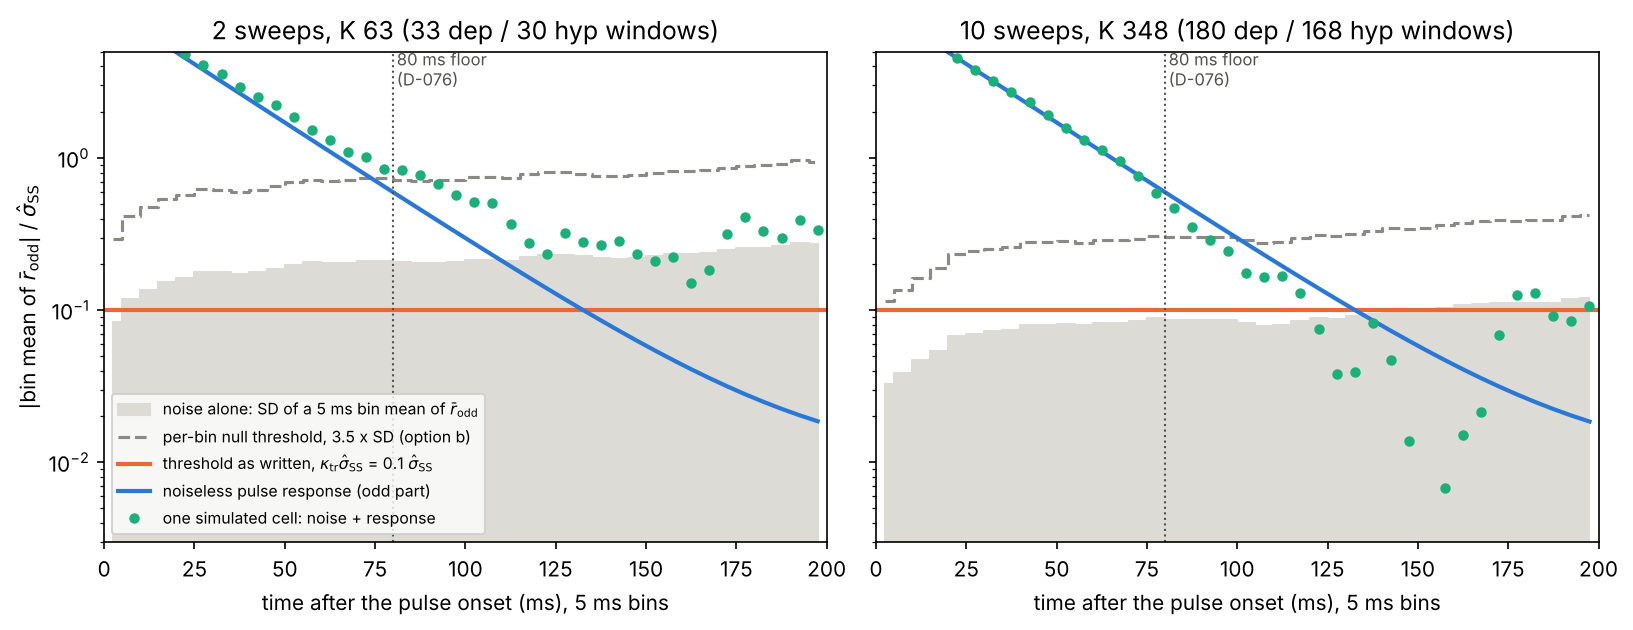

This figure's Python source:
"""fig_transient_floor.py -- PLOTTED: the transient test's statistic against its
threshold, on simulated cells (pipeline functions via check_findings_2026-10-23).

For the archive's layouts "2 sweeps, K 63" and "10 sweeps, K 348", theta_cf,
sigma_b = 0.1 mV/s: the 5 ms bin means of r_odd(t) (noise_windows.transient_start)
for noise alone, over N_NULL cells -> the per-bin SD of the bin mean (the
statistic's noise floor); one cell with the RC pulse response (113 MOhm,
28.1 ms, +/-200 pA x 0.5 ms) added; the noiseless response's odd part; the
threshold of D-051 (iv), kappa_tr sigma_SS (0.1 sigma_SS), and the per-bin
simulated-null threshold 3.5 x SD (check D of 2026-10-23). Everything in units
of the cell's sigma_SS (median pre-pulse SD).

Run:  python fig_transient_floor.py    (about 2 min)  ->  fig_transient_floor.png
"""
import importlib.util
import time
from pathlib import Path

import numpy as np

HERE = Path(__file__).resolve().parent
spec = importlib.util.spec_from_file_location("chk", HERE / "check_findings_2026-10-23.py")
chk = importlib.util.module_from_spec(spec)
spec.loader.exec_module(chk)
import matplotlib  # noqa: E402

matplotlib.use("Agg")
import matplotlib.pyplot as plt  # noqa: E402

CFG = dict(seed=20261031, layouts=("2 sweeps, K 63", "10 sweeps, K 348"), n_null=(200, 120), sigma_b=0.1,
           kappa=0.1, z=3.5, out=HERE / "fig_transient_floor.png")
SERIES = ("#2a78d6", "#eb6834", "#1baf7a")
INK2, GREY = "#52514e", "#8a8985"


def bins_of(a, t_ms):
    return chk.all_bin_means(a, t_ms)


def main():
    t0 = time.time()
    rng = np.random.default_rng(CFG["seed"])
    t_ms = (np.arange(chk.N_W) - chk.PRE_N) / chk.FS * 1e3
    edges = np.arange(0.0, 200.0 + 1e-9, 5.0)
    centres = edges[:-1] + 2.5
    fig, axes = plt.subplots(1, 2, figsize=(11.0, 4.3), sharey=True)
    for ax, name, n_null in zip(axes, CFG["layouts"], CFG["n_null"]):
        sweep, pos = chk.build_layout(chk.CFG["layouts"][name], rng)
        rw = chk.response_windows(pos)
        null, sig = [], []
        for _ in range(n_null):
            a = chk.nw.transient_start(chk.make_ss(chk.simulate_noise_windows(CFG["sigma_b"], sweep, pos, rng), sweep, pos),
                                       chk.nw.WindowConfig(t_ss_floor_ms=0.0))
            null.append(bins_of(a.r_odd, t_ms))
            sig.append(a.sigma_ss_mV)
        null = np.array(null)
        s_ss = float(np.median(sig))
        sd = null.std(axis=0, ddof=1) / s_ss
        vn = chk.simulate_noise_windows(CFG["sigma_b"], sweep, pos, rng)
        b = chk.nw.transient_start(chk.make_ss(vn + rw, sweep, pos), chk.nw.WindowConfig(t_ss_floor_ms=0.0))
        cell = np.abs(bins_of(b.r_odd, t_ms)) / b.sigma_ss_mV
        dep = pos % 2 == 0
        resp_odd = 0.5 * (rw[dep].mean(axis=0) - rw[~dep].mean(axis=0))
        resp_odd = resp_odd - resp_odd[:chk.PRE_N].mean()
        clean = np.abs(bins_of(resp_odd, t_ms)) / s_ss
        ax.fill_between(centres, 0, sd, color="#dcdbd6", step="mid", label="noise alone: SD of a 5 ms bin mean of $\\bar r_{\\rm odd}$")
        ax.step(centres, CFG["z"] * sd, where="mid", color=GREY, lw=1.5, ls="--", label="per-bin null threshold, 3.5 x SD (option b)")
        ax.axhline(CFG["kappa"], color=SERIES[1], lw=2, label=r"threshold as written, $\kappa_{\rm tr}\hat\sigma_{\rm SS}$ = 0.1 $\hat\sigma_{\rm SS}$")
        ax.plot(centres, clean, color=SERIES[0], lw=2, label="noiseless pulse response (odd part)")
        ax.plot(centres, cell, "o", ms=4, color=SERIES[2], label="one simulated cell: noise + response")
        ax.axvline(80, color=INK2, lw=1, ls=":")
        ax.text(81, 3.0, "80 ms floor\n(D-076)", fontsize=8, color=INK2)
        ax.set_yscale("log")
        ax.set_ylim(3e-3, 5.0)
        ax.set_xlim(0, 200)
        ax.set_title("%s (%d dep / %d hyp windows)" % (name, int(dep.sum()), int((~dep).sum())))
        ax.set_xlabel("time after the pulse onset (ms), 5 ms bins")
        print("%s: floor SD at 100-195 ms %.3f-%.3f sigma_SS; response crosses 0.1 sigma_SS at %.0f ms (%.0f s)"
              % (name, sd[20:].min(), sd[20:].max(), centres[np.flatnonzero(clean >= CFG["kappa"])[-1]] + 2.5, time.time() - t0))
    axes[0].set_ylabel(r"$|$bin mean of $\bar r_{\rm odd}|$ / $\hat\sigma_{\rm SS}$")
    axes[0].legend(loc="lower left", fontsize=7.6)
    fig.tight_layout()
    fig.savefig(CFG["out"], dpi=150, bbox_inches="tight")
    print("wrote", CFG["out"])


if __name__ == "__main__":
    main()
